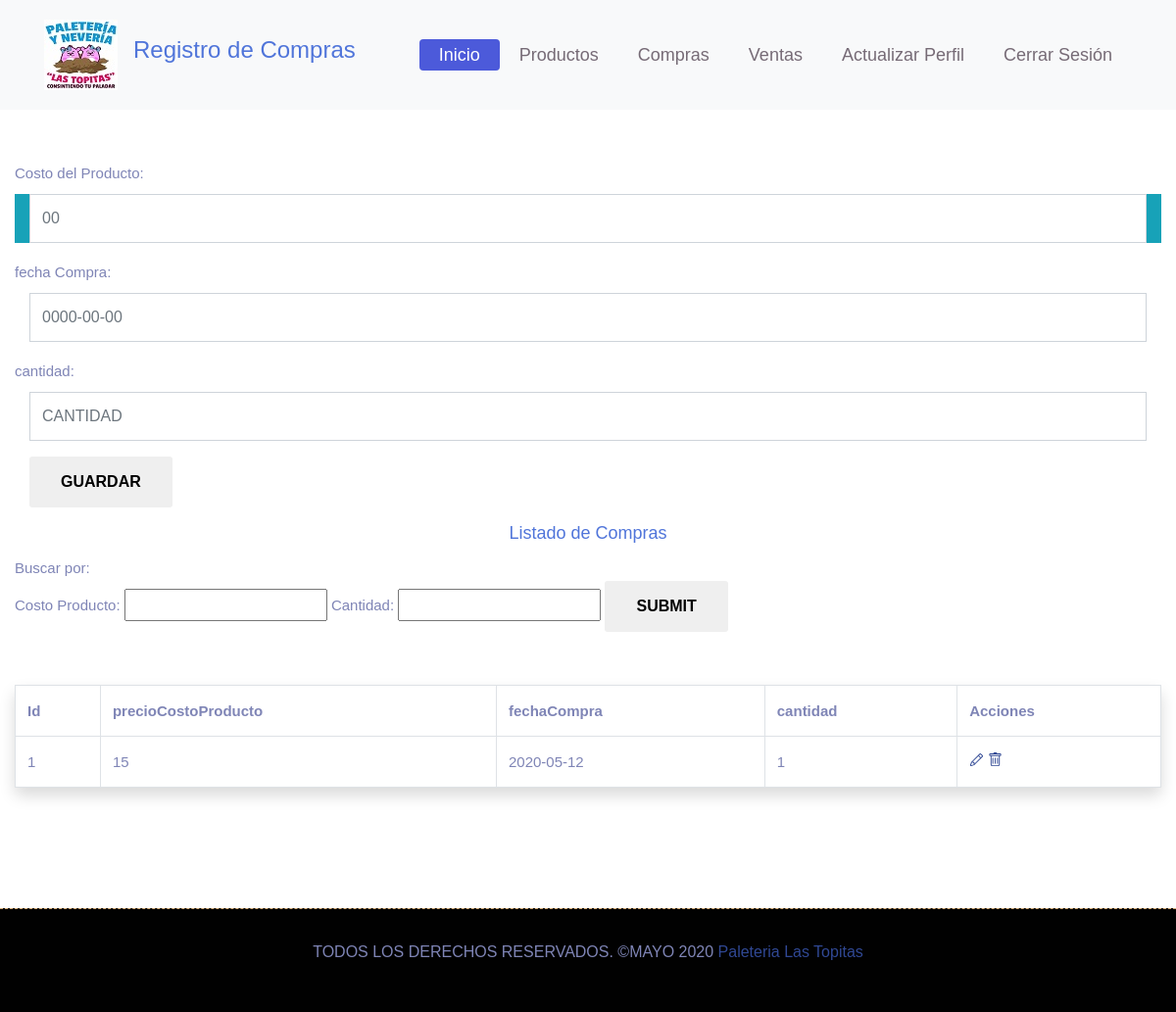
The app's page /compras.php (signed in) with its own data.
### tables this page shows
CREATE TABLE `compras` (
  `idcompras` int(11) NOT NULL,
  `precioCostoProducto` int(5) DEFAULT NULL,
  `fechaCompra` date DEFAULT NULL,
  `cantidad` int(5) DEFAULT NULL
);

### views/compras.view.php (the view, shortened to what this page needs)
<?php
include_once '../Cruds/crudC.php';
?>
<!DOCTYPE html>
<html lang="en">
<head>
    <link rel="stylesheet" href="../css/bootstrap.min.css">
    <link rel="stylesheet" href="../css/style.css">
	<link rel="stylesheet" href="../css/responsive.css">
</head>
<body>
<header class="top-navbar">
		<nav class="navbar navbar-expand-lg navbar-light bg-light">
			<div class="container">
				<a class="navbar-brand" href="../index.php">
					<img src="../images/logo.jpg" alt="" />
        </a>
        <div class="text-center ba">
  <h1 class="titPrin">Registro de Compras</h1>
</div>
				<div class="collapse navbar-collapse" id="navbars-rs-food">
					<ul class="navbar-nav ml-auto">
						<li class="nav-item active"><a class="nav-link" href="../index.php">Inicio</a></li>
					<li class="nav-item"><a class="nav-link" href="producto.php">Productos</a></li>
						<li class="nav-item"><a class="nav-link" href="compras.php">Compras</a></li>
						<li class="nav-item"><a class="nav-link" href="ventas.php">Ventas</a></li>
						<li class="nav-item"><a class="nav-link" href="../actualizarperfil.php">Actualizar Perfil</a></li>
	          <li class="nav-item"><a class="nav-link" href="../Cerrar.php">Cerrar Sesión</a></li>
					</ul>
				</div>
			</div>
		</nav>
	</header>
  <br></br>
<br></br>
<br></br>
<div class="container-fluid ">
 <form method="post">
    <div class="form-group obtds">
        <label class="control-label tamla" for="precioCostoProducto">Costo del Producto:</label>
       <div class="col bg-info">
         <input type="text" class="form-control text-uppercase" id='precioCostoProducto' name="precioCostoProducto" placeholder="00"
           value="<?php
                      if(isset($_GET['editar']))
                        echo $getROW['precioCostoProducto'];
                  ?>" />
       </div>
    </div>
    <div class="form-group obtds">
       <label class="control-label tamla" for="fechaCompra">fecha Compra:</label>
       <div class="col">
          <input type="text" class="form-control text-uppercase" name="fechaCompra" placeholder="0000-00-00"
          value="<?php if(isset($_GET['editar'])) echo $getROW['fechaCompra'];  ?>" />
       </div>
    </div>
    <div class="form-group obtds">
       <label class="control-label tamla" for="cantidad">cantidad:</label>
       <div class="col">
          <input type="text" class="form-control text-uppercase" name="cantidad" placeholder="cantidad"
          value="<?php if(isset($_GET['editar'])) echo $getROW['cantidad'];  ?>" />
       </div>
    </div>
    <div class="form-group">
       <?php
        if(isset($_GET['editar']))
         {
       ?>
       <div class="col-12">
          <button type="submit" class="btn btncamf" name="actualizar">Actualizar</button>
         </div>
      <?php
     }
     else
     {
      ?>
      <div class="col-12">
        <button type="submit" class="btn btncamf" name="guardar">Guardar</button>
      </div>
      <?php
     }
     ?>
    </div>
 </form>
 <?php
include_once '../Cruds/Db.php';
if(isset($_POST['precioCostoProducto']) or isset($_POST['cantidad']))
    {
        $precioCostoProducto = $_POST['precioCostoProducto'];
        $cantidad = $_POST['cantidad'];
        if ($precioCostoProducto<>""){
            $precioCostoProducto= "'%" . $precioCostoProducto. "%'";
            $filtro= "SELECT idcompras,precioCostoProducto, fechaCompra, cantidad FROM compras where precioCostoProducto like " . $precioCostoProducto. "order by precioCostoProducto";
        }elseif($cantidad<>""){
            $cantidad= "'%" . $cantidad. "%'";
            $filtro= "SELECT idcompras,precioCostoProducto, fechaCompra, cantidad FROM compras where cantidad like " . $cantidad. "order by cantidad";
         }else{
            $filtro="SELECT idcompras,precioCostoProducto, fechaCompra, cantidad FROM compras order by precioCostoProducto";
        }
    }else{
        $filtro="SELECT idcompras,precioCostoProducto, fechaCompra, cantidad FROM compras order by precioCostoProducto";
    }
    $SQL = $MySQLiconn->query($filtro);
?>
 <h3 class="textoTa text-center">Listado de Compras</h3>
 <div class="control-label tamla">
    Buscar por:
    <form method='post' action ='<?php echo $_SERVER["PHP_SELF"];?>'>
         Costo Producto:
        <input type='text' name ='precioCostoProducto'>
         Cantidad:
        <input type='text' name ='cantidad'>
	     <input type='submit' class="btn btncamf">
    </form>
</div>
<BR></BR>
 <table class="table table-hover table-bordered shadow p-3 mb-5 bg-white rounded">
   <tr class="tabTit">
       <th>Id</th>
       <th>precioCostoProducto</th>
       <th>fechaCompra</th>
       <th>cantidad</th>
       <th>Acciones</th>
    </tr>
   <?php
  while($row=$SQL->fetch_array())
   {
    ?>
       <tr class="tabCont">
         <td><?php echo $row['idcompras']; ?></td>
         <td><?php echo $row['precioCostoProducto']; ?></td>
         <td><?php echo $row['fechaCompra']; ?></td>
         <td><?php echo $row['cantidad']; ?></td>
         <td>
           <a href="?editar=<?php
            echo $row['idcompras'];
             ?>" onclick="return confirm('¿Deseas Editarlo ?'); ">
           </a>
           <a href="?eliminar=<?php echo $row['idcompras']; ?>" onclick="return confirm('¿Seguro deseas eliminarlo?'); ">
         </a>
       </td>
       </tr>
       <?php
   }
   ?>
 </table>
</div>
<br><br>
<div class="copyright">
			<div class="container">
				<div class="row">
					<div class="col-lg-12">
						<p class="company-name">TODOS LOS DERECHOS RESERVADOS. &copy;MAYO 2020 <a href="#">Paleteria Las Topitas</a>
					</div>
				</div>
			</div>
		</div>
</body>
</html>

### css/style.css (style rules this page uses)
body { color: #7f85b6; font-size: 15px; font-family: 'Athiti', sans-serif; line-height: 1.80857; }
a { color: #1f1f1f; text-decoration: none !important; outline: none !important; -webkit-transition: all .3s ease-in-out; -moz-transition: all .3s ease-in-out; -ms-transition: all .3s ease-in-out; -o-transition: all .3s ease-in-out; transition: all .3s ease-in-out; }
h1, h2, h3, h4, h5, h6 { letter-spacing: 0; font-weight: normal; position: relative; padding: 0 0 10px 0; font-weight: normal; line-height: 120% !important; color: #5075da; margin: 0 }
h1 { font-size: 24px }
h3 { font-size: 18px }
a { color: #304894; text-decoration: none; outline: none; }
a, .btn { text-decoration: none !important; outline: none !important; -webkit-transition: all .3s ease-in-out; -moz-transition: all .3s ease-in-out; -ms-transition: all .3s ease-in-out; -o-transition: all .3s ease-in-out; transition: all .3s ease-in-out; }
ul, li, ol { list-style: none; margin: 0px; padding: 0px; }
.top-navbar { position: relative; z-index: 10; }
.top-navbar .navbar { padding: 15px 0px; position: fixed; width: 100%; transition: height .3s ease-out, background .3s ease-out, box-shadow .3s ease-out; -webkit-transform: translate3d(0, 0, 0); transform: translate3d(0, 0, 0); z-index: 100; }
.top-navbar .navbar-light .navbar-nav .nav-link { color: #1b071996; font-size: 18px; padding: 0px 20px; border-radius: 4px; }
.top-navbar .navbar-light .navbar-nav .nav-item.active .nav-link { background: #4c5ada; color: #ffffff; border-radius: 4px; }
.btn { text-transform: uppercase; padding: 19px 36px; }
.btn { display: inline-block; font-weight: 600; text-align: center; white-space: nowrap; vertical-align: middle; -webkit-user-select: none; -moz-user-select: none; -ms-user-select: none; user-select: none; border: 2px solid transparent; padding: 12px 30px; font-size: 16px; line-height: 1.5; border-radius: .1875rem; transition: color .15s ease-in-out, background-color .15s ease-in-out, border-color .15s ease-in-out, box-shadow .15s ease-in-out; }
.copyright { margin-top: 20px; position: relative; display: block; background-color: #010101; border-top: 1px dashed rgba(207, 166, 113); padding: 30px 0; z-index: 1; }
.copyright .company-name { font-size: 16px; text-align: center; }
.copyright .company-name a { font-size: 16px; }
.form-control { border-radius: 0px; min-height: 50px; }

### records on screen
compras: idcompras "1", precioCostoProducto "15", fechaCompra "2020-05-12", cantidad "1"
